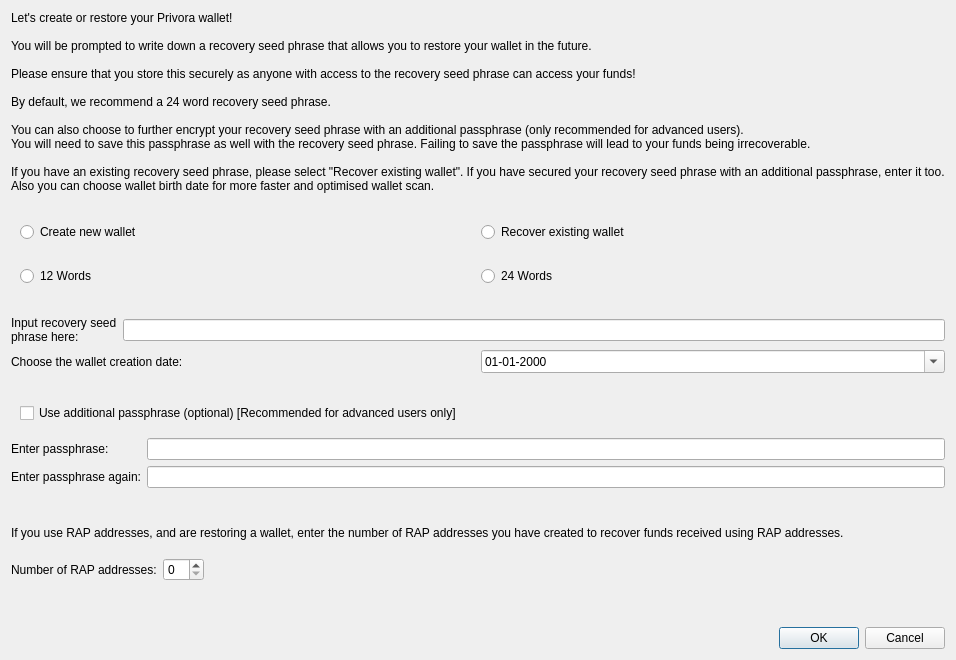
<?xml version="1.0" encoding="UTF-8"?>
<ui version="4.0">
 <class>Recover</class>
 <widget class="QDialog" name="Recover">
  <property name="sizePolicy">
   <sizepolicy hsizetype="MinimumExpanding" vsizetype="MinimumExpanding">
    <horstretch>0</horstretch>
    <verstretch>0</verstretch>
   </sizepolicy>
  </property>
  <property name="geometry">
   <rect>
    <x>0</x>
    <y>0</y>
    <width>674</width>
    <height>660</height>
   </rect>
  </property>
  <property name="windowTitle">
   <string>Create or Recover Wallet</string>
  </property>
  <layout class="QVBoxLayout" name="verticalLayout">
   <item>
    <widget class="QLabel" name="textLabel">
     <property name="sizePolicy">
      <sizepolicy hsizetype="MinimumExpanding" vsizetype="MinimumExpanding">
       <horstretch>0</horstretch>
       <verstretch>0</verstretch>
      </sizepolicy>
     </property>
     <property name="text">
      <string>Let's create or restore your Privora wallet!

You will be prompted to write down a recovery seed phrase that allows you to restore your wallet in the future.

Please ensure that you store this securely as anyone with access to the recovery seed phrase can access your funds!

By default, we recommend a 24 word recovery seed phrase.

You can also choose to further encrypt your recovery seed phrase with an additional passphrase (only recommended for advanced users).
You will need to save this passphrase as well with the recovery seed phrase. Failing to save the passphrase will lead to your funds being irrecoverable.

If you have an existing recovery seed phrase, please select "Recover existing wallet". If you have secured your recovery seed phrase with an additional passphrase, enter it too.
Also you can choose wallet birth date for more faster and optimised wallet scan.
      </string>
     </property>
     <property name="wordWrap">
      <bool>false</bool>
     </property>
     <property name="margin">
      <number>10</number>
     </property>
    </widget>
   </item>
   <item>
    <widget class="QFrame" name="createorrecover">
     <layout class="QHBoxLayout" name="horizontalLayout">
      <item>
       <widget class="QRadioButton" name="createNew">
        <property name="text">
         <string>Create new wallet</string>
        </property>
       </widget>
      </item>
      <item>
       <widget class="QRadioButton" name="recoverExisting">
        <property name="text">
         <string>Recover existing wallet</string>
        </property>
       </widget>
      </item>
     </layout>
    </widget>
   </item>
   <item>
    <layout class="QHBoxLayout" name="horizontalLayout">
     <property name="spacing">
      <number>0</number>
     </property>
     <property name="sizeConstraint">
      <enum>QLayout::SetDefaultConstraint</enum>
     </property>
     <item>
      <spacer name="horizontalSpacer">
       <property name="orientation">
        <enum>Qt::Horizontal</enum>
       </property>
       <property name="sizeType">
        <enum>QSizePolicy::Fixed</enum>
       </property>
       <property name="sizeHint" stdset="0">
        <size>
         <width>0</width>
         <height>0</height>
        </size>
       </property>
      </spacer>
     </item>
     <item>
      <widget class="QFrame" name="numberofwords">
       <layout class="QHBoxLayout" name="horizontalLayout1">
        <item>
         <widget class="QRadioButton" name="use12">
          <property name="text">
           <string>12 Words</string>
          </property>
         </widget>
        </item>
        <item>
         <widget class="QRadioButton" name="use24">
          <property name="text">
           <string>24 Words</string>
          </property>
         </widget>
        </item>
       </layout>
      </widget>
     </item>
    </layout>
   </item>
   <item>
    <spacer name="horizontalSpacer">
     <property name="orientation">
      <enum>Qt::Horizontal</enum>
     </property>
     <property name="sizeType">
      <enum>QSizePolicy::Fixed</enum>
     </property>
     <property name="sizeHint" stdset="0">
      <size>
       <width>0</width>
       <height>15</height>
      </size>
     </property>
    </spacer>
   </item>
   <item>
    <layout class="QVBoxLayout" name="verticalLayout2">
     <item>
      <layout class="QHBoxLayout" name="horizontalLayout2">
       <item>
        <widget class="QLabel" name="textLabel2">
         <property name="text">
          <string>Input recovery seed phrase here:</string>
         </property>
         <property name="wordWrap">
          <bool>true</bool>
         </property>
        </widget>
       </item>
       <item>
        <widget class="QLineEdit" name="mnemonicWords"/>
       </item>
      </layout>
     </item>
     <item>
      <layout class="QHBoxLayout" name="horizontalLayoutDate">
            <item>
                  <widget class="QLabel" name="textLabelDate">
                  <property name="text">
                        <string>Choose the wallet creation date:</string>
                  </property>
                  <property name="wordWrap">
                        <bool>true</bool>
                  </property>
                  </widget>
            </item>
            <item>
                  <widget class="QDateEdit" name="dateInput">
                  <property name="calendarPopup">
                        <bool>true</bool>
                  </property>
                  <property name="displayFormat">
                        <string>dd-MM-yyyy</string>
                  </property>
                  <property name="date">
                  </property>
                  </widget>
            </item>
      </layout>
    </item>

    </layout>
   </item>
   <item>
    <spacer name="horizontalSpacer1">
     <property name="orientation">
      <enum>Qt::Horizontal</enum>
     </property>
     <property name="sizeType">
      <enum>QSizePolicy::Fixed</enum>
     </property>
     <property name="sizeHint" stdset="0">
      <size>
       <width>0</width>
       <height>15</height>
      </size>
     </property>
    </spacer>
   </item>
   <item>
    <widget class="QFrame" name="togglepassphrase">
     <layout class="QHBoxLayout" name="horizontalLayout5">
      <item>
       <widget class="QCheckBox" name="usePassphrase">
        <property name="text">
         <string>Use additional passphrase (optional) [Recommended for advanced users only]</string>
        </property>
       </widget>
      </item>
     </layout>
    </widget>
   </item>
   <item>
    <layout class="QGridLayout" name="gridLayout"/>
   </item>
   <item>
    <layout class="QFormLayout" name="formLayout">
     <item row="0" column="0">
      <widget class="QLabel" name="textLabel4">
       <property name="text">
        <string>Enter passphrase:</string>
       </property>
       <property name="wordWrap">
        <bool>true</bool>
       </property>
      </widget>
     </item>
     <item row="0" column="1">
      <widget class="QLineEdit" name="mnemonicPassPhrase">
       <property name="echoMode">
        <enum>QLineEdit::Password</enum>
       </property>
       <property name="alignment">
        <set>Qt::AlignLeading|Qt::AlignLeft|Qt::AlignVCenter</set>
       </property>
       <property name="dragEnabled">
        <bool>false</bool>
       </property>
      </widget>
     </item>
     <item row="1" column="0">
      <widget class="QLabel" name="textLabel3">
       <property name="text">
        <string>Enter passphrase again:</string>
       </property>
       <property name="wordWrap">
        <bool>true</bool>
       </property>
      </widget>
     </item>
     <item row="1" column="1">
      <widget class="QLineEdit" name="mnemonicPassPhrase2">
       <property name="echoMode">
        <enum>QLineEdit::Password</enum>
       </property>
       <property name="alignment">
        <set>Qt::AlignLeading|Qt::AlignLeft|Qt::AlignVCenter</set>
       </property>
       <property name="dragEnabled">
        <bool>false</bool>
       </property>
      </widget>
     </item>
    </layout>
   </item>
   <item>
    <widget class="QLabel" name="errorMessage">
     <property name="text">
      <string/>
     </property>
     <property name="wordWrap">
      <bool>true</bool>
     </property>
    </widget>
   </item>
   <item>
    <widget class="QLabel" name="textLabelPcodes">
     <property name="sizePolicy">
      <sizepolicy hsizetype="MinimumExpanding" vsizetype="MinimumExpanding">
       <horstretch>0</horstretch>
       <verstretch>0</verstretch>
      </sizepolicy>
     </property>
     <property name="text">
      <string>If you use RAP addresses, and are restoring a wallet, enter the number of RAP addresses you have created to recover funds received using RAP addresses.</string>
     </property>
     <property name="wordWrap">
      <bool>false</bool>
     </property>
     <property name="margin">
      <number>10</number>
     </property>
    </widget>
   </item>
   <item>
    <layout class="QHBoxLayout" name="horizontalLayout_2">
     <item>
      <widget class="QLabel" name="labelPcodes">
       <property name="text">
        <string>Number of RAP addresses:</string>
       </property>
      </widget>
     </item>
     <item>
      <widget class="QSpinBox" name="spinBoxPcodes">
       <property name="toolTip">
        <string>The number of RAP addresses will be created in the wallet for the initial blockchain scan</string>
       </property>
      </widget>
     </item>
     <item>
      <spacer name="horizontalSpacer_2">
       <property name="orientation">
        <enum>Qt::Horizontal</enum>
       </property>
       <property name="sizeHint" stdset="0">
        <size>
         <width>40</width>
         <height>20</height>
        </size>
       </property>
      </spacer>
     </item>
    </layout>
   </item>
   <item>
    <spacer name="verticalSpacer">
     <property name="orientation">
      <enum>Qt::Vertical</enum>
     </property>
     <property name="sizeHint" stdset="0">
      <size>
       <width>20</width>
       <height>40</height>
      </size>
     </property>
    </spacer>
   </item>
   <item>
    <widget class="QDialogButtonBox" name="buttonBox">
     <property name="orientation">
      <enum>Qt::Horizontal</enum>
     </property>
     <property name="standardButtons">
      <set>QDialogButtonBox::Cancel|QDialogButtonBox::Ok</set>
     </property>
    </widget>
   </item>
  </layout>
 </widget>
 <resources/>
 <connections>
  <connection>
   <sender>buttonBox</sender>
   <signal>accepted()</signal>
   <receiver>Recover</receiver>
   <slot>accept()</slot>
   <hints>
    <hint type="sourcelabel">
     <x>20</x>
     <y>20</y>
    </hint>
    <hint type="destinationlabel">
     <x>20</x>
     <y>20</y>
    </hint>
   </hints>
  </connection>
  <connection>
   <sender>buttonBox</sender>
   <signal>rejected()</signal>
   <receiver>Recover</receiver>
   <slot>reject()</slot>
   <hints>
    <hint type="sourcelabel">
     <x>20</x>
     <y>20</y>
    </hint>
    <hint type="destinationlabel">
     <x>20</x>
     <y>20</y>
    </hint>
   </hints>
  </connection>
 </connections>
</ui>
